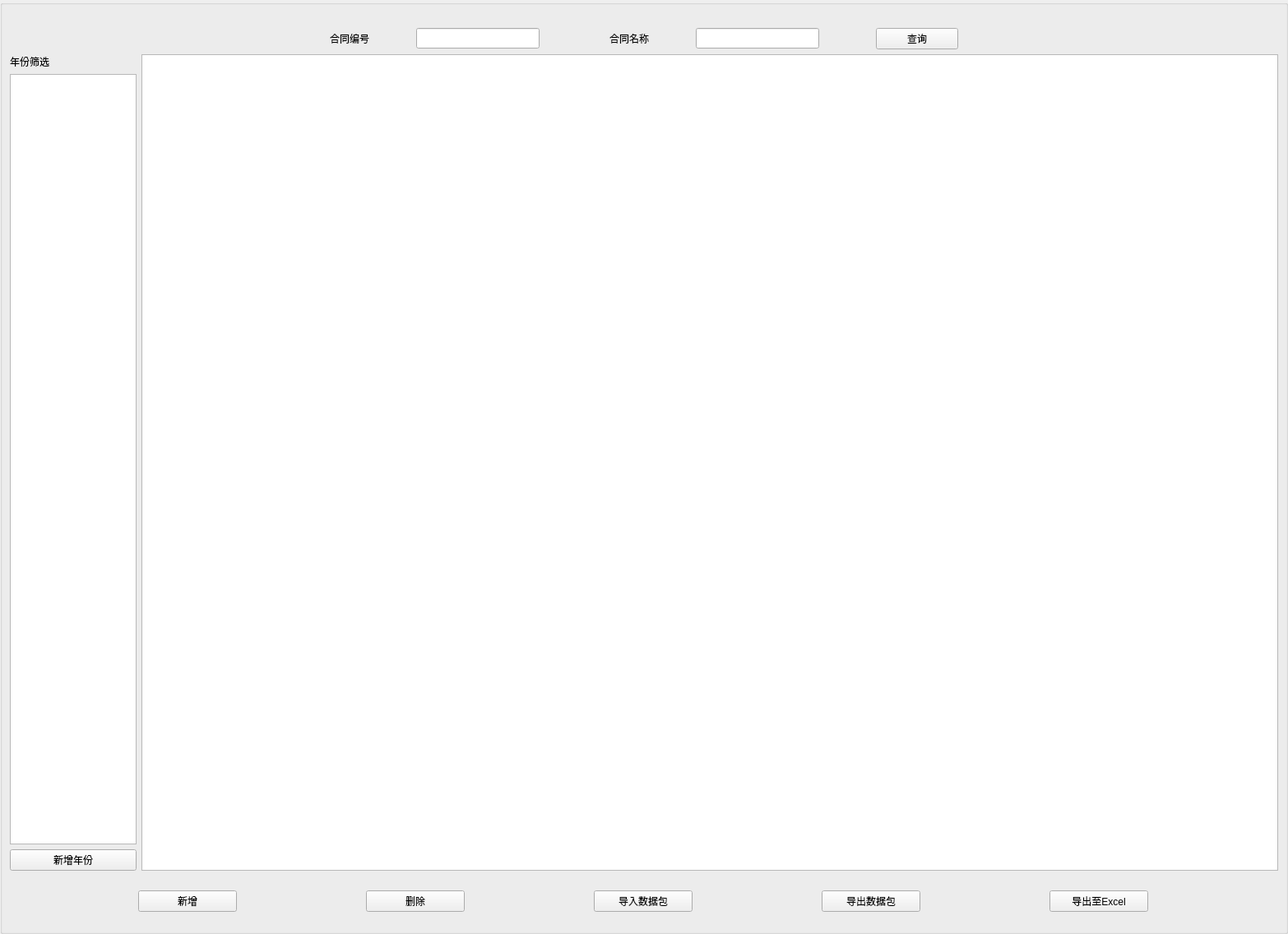
<?xml version="1.0" encoding="UTF-8"?>
<ui version="4.0">
 <class>Form</class>
 <widget class="QWidget" name="Form">
  <property name="geometry">
   <rect>
    <x>0</x>
    <y>0</y>
    <width>1566</width>
    <height>1136</height>
   </rect>
  </property>
  <property name="windowTitle">
   <string>阵地工程</string>
  </property>
  <layout class="QHBoxLayout" name="horizontalLayout_5">
   <property name="spacing">
    <number>0</number>
   </property>
   <property name="leftMargin">
    <number>0</number>
   </property>
   <property name="topMargin">
    <number>0</number>
   </property>
   <property name="rightMargin">
    <number>0</number>
   </property>
   <property name="bottomMargin">
    <number>0</number>
   </property>
   <item>
    <widget class="QGroupBox" name="groupBox_2">
     <property name="title">
      <string/>
     </property>
     <layout class="QVBoxLayout" name="verticalLayout_2">
      <item>
       <widget class="QWidget" name="wg_directory" native="true">
        <property name="sizePolicy">
         <sizepolicy hsizetype="Fixed" vsizetype="Preferred">
          <horstretch>0</horstretch>
          <verstretch>0</verstretch>
         </sizepolicy>
        </property>
        <layout class="QHBoxLayout" name="horizontalLayout_4">
         <property name="spacing">
          <number>0</number>
         </property>
         <property name="leftMargin">
          <number>0</number>
         </property>
         <property name="topMargin">
          <number>0</number>
         </property>
         <property name="rightMargin">
          <number>0</number>
         </property>
         <property name="bottomMargin">
          <number>0</number>
         </property>
        </layout>
       </widget>
      </item>
      <item>
       <spacer name="horizontalSpacer_9">
        <property name="orientation">
         <enum>Qt::Horizontal</enum>
        </property>
        <property name="sizeHint" stdset="0">
         <size>
          <width>1529</width>
          <height>13</height>
         </size>
        </property>
       </spacer>
      </item>
      <item>
       <layout class="QGridLayout" name="gridLayout" columnstretch="6,2,4,2,2,5,1,2,6">
        <property name="spacing">
         <number>5</number>
        </property>
        <item row="2" column="8">
         <spacer name="horizontalSpacer_8">
          <property name="orientation">
           <enum>Qt::Horizontal</enum>
          </property>
          <property name="sizeHint" stdset="0">
           <size>
            <width>40</width>
            <height>20</height>
           </size>
          </property>
         </spacer>
        </item>
        <item row="2" column="3">
         <spacer name="horizontalSpacer_2">
          <property name="orientation">
           <enum>Qt::Horizontal</enum>
          </property>
          <property name="sizeType">
           <enum>QSizePolicy::Fixed</enum>
          </property>
          <property name="sizeHint" stdset="0">
           <size>
            <width>80</width>
            <height>20</height>
           </size>
          </property>
         </spacer>
        </item>
        <item row="2" column="1">
         <widget class="QLabel" name="label_2">
          <property name="minimumSize">
           <size>
            <width>50</width>
            <height>25</height>
           </size>
          </property>
          <property name="maximumSize">
           <size>
            <width>100</width>
            <height>25</height>
           </size>
          </property>
          <property name="text">
           <string>合同编号</string>
          </property>
         </widget>
        </item>
        <item row="2" column="2">
         <widget class="QLineEdit" name="le_contractNo">
          <property name="sizePolicy">
           <sizepolicy hsizetype="Maximum" vsizetype="Fixed">
            <horstretch>0</horstretch>
            <verstretch>0</verstretch>
           </sizepolicy>
          </property>
          <property name="minimumSize">
           <size>
            <width>100</width>
            <height>25</height>
           </size>
          </property>
          <property name="maximumSize">
           <size>
            <width>150</width>
            <height>25</height>
           </size>
          </property>
         </widget>
        </item>
        <item row="2" column="5">
         <widget class="QLineEdit" name="le_contractName">
          <property name="sizePolicy">
           <sizepolicy hsizetype="Maximum" vsizetype="Fixed">
            <horstretch>0</horstretch>
            <verstretch>0</verstretch>
           </sizepolicy>
          </property>
          <property name="maximumSize">
           <size>
            <width>150</width>
            <height>25</height>
           </size>
          </property>
         </widget>
        </item>
        <item row="2" column="0">
         <spacer name="horizontalSpacer_4">
          <property name="orientation">
           <enum>Qt::Horizontal</enum>
          </property>
          <property name="sizeHint" stdset="0">
           <size>
            <width>40</width>
            <height>20</height>
           </size>
          </property>
         </spacer>
        </item>
        <item row="2" column="4">
         <widget class="QLabel" name="label_3">
          <property name="sizePolicy">
           <sizepolicy hsizetype="Maximum" vsizetype="Preferred">
            <horstretch>0</horstretch>
            <verstretch>0</verstretch>
           </sizepolicy>
          </property>
          <property name="minimumSize">
           <size>
            <width>50</width>
            <height>25</height>
           </size>
          </property>
          <property name="maximumSize">
           <size>
            <width>100</width>
            <height>25</height>
           </size>
          </property>
          <property name="text">
           <string>合同名称</string>
          </property>
         </widget>
        </item>
        <item row="2" column="6">
         <spacer name="horizontalSpacer">
          <property name="orientation">
           <enum>Qt::Horizontal</enum>
          </property>
          <property name="sizeHint" stdset="0">
           <size>
            <width>40</width>
            <height>20</height>
           </size>
          </property>
         </spacer>
        </item>
        <item row="2" column="7">
         <widget class="QPushButton" name="pb_select">
          <property name="minimumSize">
           <size>
            <width>50</width>
            <height>25</height>
           </size>
          </property>
          <property name="maximumSize">
           <size>
            <width>100</width>
            <height>16777215</height>
           </size>
          </property>
          <property name="text">
           <string>查询</string>
          </property>
         </widget>
        </item>
       </layout>
      </item>
      <item>
       <layout class="QHBoxLayout" name="horizontalLayout_2" stretch="1,9">
        <item>
         <layout class="QVBoxLayout" name="verticalLayout">
          <item>
           <widget class="QLabel" name="label_5">
            <property name="layoutDirection">
             <enum>Qt::RightToLeft</enum>
            </property>
            <property name="text">
             <string>年份筛选</string>
            </property>
           </widget>
          </item>
          <item>
           <widget class="QListView" name="lv_year"/>
          </item>
          <item>
           <widget class="QPushButton" name="pb_addYear">
            <property name="text">
             <string>新增年份</string>
            </property>
           </widget>
          </item>
         </layout>
        </item>
        <item>
         <widget class="QTableWidget" name="tw_result">
          <property name="minimumSize">
           <size>
            <width>400</width>
            <height>200</height>
           </size>
          </property>
          <property name="maximumSize">
           <size>
            <width>16777215</width>
            <height>16777215</height>
           </size>
          </property>
         </widget>
        </item>
       </layout>
      </item>
      <item>
       <spacer name="horizontalSpacer_7">
        <property name="orientation">
         <enum>Qt::Horizontal</enum>
        </property>
        <property name="sizeHint" stdset="0">
         <size>
          <width>1529</width>
          <height>13</height>
         </size>
        </property>
       </spacer>
      </item>
      <item>
       <layout class="QHBoxLayout" name="horizontalLayout">
        <property name="leftMargin">
         <number>5</number>
        </property>
        <property name="topMargin">
         <number>5</number>
        </property>
        <property name="rightMargin">
         <number>5</number>
        </property>
        <property name="bottomMargin">
         <number>5</number>
        </property>
        <item>
         <widget class="QToolButton" name="tb_add">
          <property name="minimumSize">
           <size>
            <width>50</width>
            <height>25</height>
           </size>
          </property>
          <property name="maximumSize">
           <size>
            <width>120</width>
            <height>50</height>
           </size>
          </property>
          <property name="text">
           <string>新增</string>
          </property>
         </widget>
        </item>
        <item>
         <widget class="QToolButton" name="tb_del">
          <property name="minimumSize">
           <size>
            <width>50</width>
            <height>25</height>
           </size>
          </property>
          <property name="maximumSize">
           <size>
            <width>120</width>
            <height>50</height>
           </size>
          </property>
          <property name="text">
           <string>删除</string>
          </property>
         </widget>
        </item>
        <item>
         <widget class="QToolButton" name="tb_input">
          <property name="minimumSize">
           <size>
            <width>50</width>
            <height>25</height>
           </size>
          </property>
          <property name="maximumSize">
           <size>
            <width>120</width>
            <height>50</height>
           </size>
          </property>
          <property name="text">
           <string>导入数据包</string>
          </property>
         </widget>
        </item>
        <item>
         <widget class="QPushButton" name="pb_output">
          <property name="maximumSize">
           <size>
            <width>120</width>
            <height>50</height>
           </size>
          </property>
          <property name="text">
           <string>导出数据包</string>
          </property>
         </widget>
        </item>
        <item>
         <widget class="QToolButton" name="tb_outputToExcel">
          <property name="maximumSize">
           <size>
            <width>120</width>
            <height>50</height>
           </size>
          </property>
          <property name="text">
           <string>导出至Excel</string>
          </property>
         </widget>
        </item>
       </layout>
      </item>
      <item>
       <spacer name="horizontalSpacer_12">
        <property name="orientation">
         <enum>Qt::Horizontal</enum>
        </property>
        <property name="sizeHint" stdset="0">
         <size>
          <width>10</width>
          <height>10</height>
         </size>
        </property>
       </spacer>
      </item>
     </layout>
    </widget>
   </item>
   <item>
    <widget class="QWidget" name="widget" native="true">
     <property name="sizePolicy">
      <sizepolicy hsizetype="Fixed" vsizetype="Preferred">
       <horstretch>0</horstretch>
       <verstretch>0</verstretch>
      </sizepolicy>
     </property>
     <property name="minimumSize">
      <size>
       <width>0</width>
       <height>755</height>
      </size>
     </property>
    </widget>
   </item>
  </layout>
 </widget>
 <resources/>
 <connections/>
</ui>
